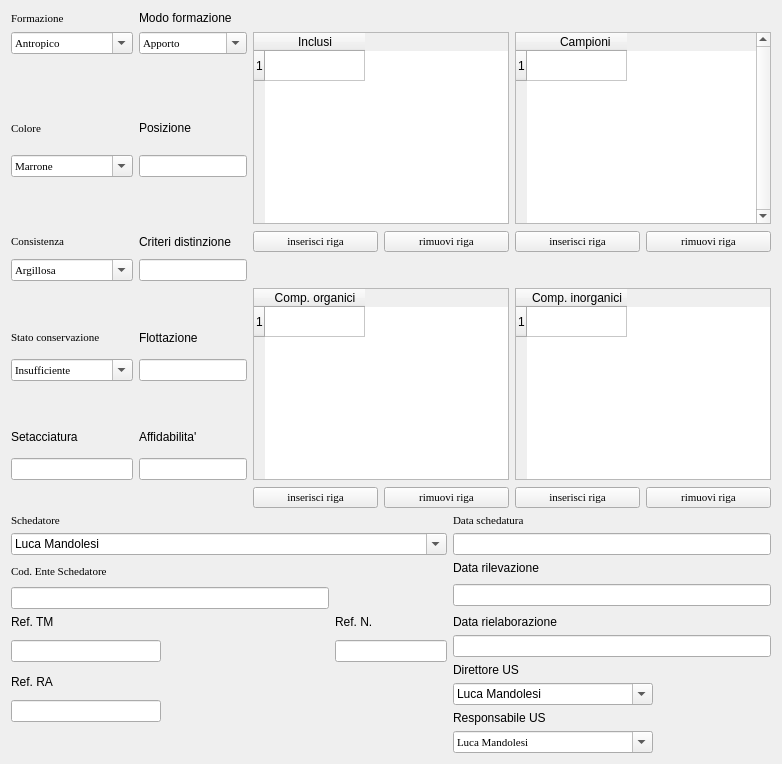
     <widget class="QWidget" name="tab_3">
      <attribute name="title">
       <string>Dati Fisici - Dati Schedatore</string>
      </attribute>
      <layout class="QGridLayout" name="gridLayout_12">
       <item row="0" column="0">
        <layout class="QGridLayout" name="gridLayout_14" columnstretch="0,0,0,0,0,0" columnminimumwidth="0,0,0,0,0,0">
         <property name="sizeConstraint">
          <enum>QLayout::SetDefaultConstraint</enum>
         </property>
         <property name="verticalSpacing">
          <number>7</number>
         </property>
         <item row="7" column="1">
          <widget class="QLineEdit" name="lineEdit_criteri_distinzione">
           <property name="minimumSize">
            <size>
             <width>0</width>
             <height>20</height>
            </size>
           </property>
           <property name="font">
            <font>
             <family>Times New Roman</family>
             <pointsize>8</pointsize>
             <weight>50</weight>
             <italic>false</italic>
             <bold>false</bold>
            </font>
           </property>
          </widget>
         </item>
         <item row="1" column="2" rowspan="5" colspan="2">
          <widget class="QTableWidget" name="tableWidget_inclusi">
           <property name="frameShape">
            <enum>QFrame::StyledPanel</enum>
           </property>
           <property name="frameShadow">
            <enum>QFrame::Sunken</enum>
           </property>
           <property name="verticalScrollBarPolicy">
            <enum>Qt::ScrollBarAsNeeded</enum>
           </property>
           <property name="horizontalScrollBarPolicy">
            <enum>Qt::ScrollBarAsNeeded</enum>
           </property>
           <property name="editTriggers">
            <set>QAbstractItemView::AnyKeyPressed|QAbstractItemView::DoubleClicked|QAbstractItemView::EditKeyPressed</set>
           </property>
           <property name="alternatingRowColors">
            <bool>true</bool>
           </property>
           <property name="selectionMode">
            <enum>QAbstractItemView::SingleSelection</enum>
           </property>
           <property name="selectionBehavior">
            <enum>QAbstractItemView::SelectRows</enum>
           </property>
           <property name="rowCount">
            <number>1</number>
           </property>
           <property name="columnCount">
            <number>1</number>
           </property>
           <row/>
           <column>
            <property name="text">
             <string>Inclusi</string>
            </property>
           </column>
          </widget>
         </item>
         <item row="1" column="4" rowspan="5" colspan="2">
          <widget class="QTableWidget" name="tableWidget_campioni">
           <property name="frameShape">
            <enum>QFrame::StyledPanel</enum>
           </property>
           <property name="frameShadow">
            <enum>QFrame::Sunken</enum>
           </property>
           <property name="verticalScrollBarPolicy">
            <enum>Qt::ScrollBarAlwaysOn</enum>
           </property>
           <property name="horizontalScrollBarPolicy">
            <enum>Qt::ScrollBarAlwaysOff</enum>
           </property>
           <property name="editTriggers">
            <set>QAbstractItemView::AnyKeyPressed|QAbstractItemView::DoubleClicked|QAbstractItemView::EditKeyPressed</set>
           </property>
           <property name="alternatingRowColors">
            <bool>true</bool>
           </property>
           <property name="selectionMode">
            <enum>QAbstractItemView::SingleSelection</enum>
           </property>
           <property name="selectionBehavior">
            <enum>QAbstractItemView::SelectRows</enum>
           </property>
           <property name="rowCount">
            <number>1</number>
           </property>
           <property name="columnCount">
            <number>1</number>
           </property>
           <row/>
           <column>
            <property name="text">
             <string>                     Campioni                </string>
            </property>
           </column>
          </widget>
         </item>
         <item row="3" column="1">
          <widget class="QLabel" name="label_83">
           <property name="text">
            <string>Posizione</string>
           </property>
          </widget>
         </item>
         <item row="0" column="1">
          <widget class="QLabel" name="label_comboBox_modo_formazione">
           <property name="text">
            <string>Modo formazione</string>
           </property>
          </widget>
         </item>
         <item row="1" column="1">
          <widget class="QComboBox" name="comboBox_modo_formazione">
           <property name="minimumSize">
            <size>
             <width>0</width>
             <height>20</height>
            </size>
           </property>
           <property name="font">
            <font>
             <family>Times New Roman</family>
             <pointsize>8</pointsize>
             <weight>50</weight>
             <italic>false</italic>
             <bold>false</bold>
            </font>
           </property>
           <property name="editable">
            <bool>true</bool>
           </property>
           <item>
            <property name="text">
             <string>Apporto</string>
            </property>
           </item>
           <item>
            <property name="text">
             <string>Sottrazione</string>
            </property>
           </item>
           <item>
            <property name="text">
             <string>Accumulo</string>
            </property>
           </item>
           <item>
            <property name="text">
             <string>Frana</string>
            </property>
           </item>
          </widget>
         </item>
         <item row="3" column="0">
          <widget class="QLabel" name="label_21">
           <property name="font">
            <font>
             <family>Times New Roman</family>
             <pointsize>8</pointsize>
             <weight>50</weight>
             <italic>false</italic>
             <bold>false</bold>
            </font>
           </property>
           <property name="text">
            <string>Colore</string>
           </property>
          </widget>
         </item>
         <item row="0" column="0">
          <widget class="QLabel" name="label_20">
           <property name="font">
            <font>
             <family>Times New Roman</family>
             <pointsize>8</pointsize>
             <weight>50</weight>
             <italic>false</italic>
             <bold>false</bold>
            </font>
           </property>
           <property name="text">
            <string>Formazione</string>
           </property>
          </widget>
         </item>
         <item row="6" column="1">
          <widget class="QLabel" name="label_84">
           <property name="text">
            <string>Criteri distinzione</string>
           </property>
          </widget>
         </item>
         <item row="1" column="0">
          <widget class="QComboBox" name="comboBox_formazione">
           <property name="minimumSize">
            <size>
             <width>0</width>
             <height>20</height>
            </size>
           </property>
           <property name="font">
            <font>
             <family>Times New Roman</family>
             <pointsize>8</pointsize>
             <weight>50</weight>
             <italic>false</italic>
             <bold>false</bold>
            </font>
           </property>
           <property name="editable">
            <bool>true</bool>
           </property>
           <item>
            <property name="text">
             <string>Antropico</string>
            </property>
           </item>
           <item>
            <property name="text">
             <string>Naturale</string>
            </property>
           </item>
          </widget>
         </item>
         <item row="4" column="1">
          <widget class="QLineEdit" name="lineEdit_posizione">
           <property name="minimumSize">
            <size>
             <width>0</width>
             <height>20</height>
            </size>
           </property>
           <property name="font">
            <font>
             <family>Times New Roman</family>
             <pointsize>8</pointsize>
             <weight>50</weight>
             <italic>false</italic>
             <bold>false</bold>
            </font>
           </property>
          </widget>
         </item>
         <item row="4" column="0">
          <widget class="QComboBox" name="comboBox_colore">
           <property name="minimumSize">
            <size>
             <width>0</width>
             <height>20</height>
            </size>
           </property>
           <property name="font">
            <font>
             <family>Times New Roman</family>
             <pointsize>8</pointsize>
             <weight>50</weight>
             <italic>false</italic>
             <bold>false</bold>
            </font>
           </property>
           <property name="editable">
            <bool>true</bool>
           </property>
           <item>
            <property name="text">
             <string>Marrone</string>
            </property>
           </item>
           <item>
            <property name="text">
             <string>Marrone chiaro</string>
            </property>
           </item>
           <item>
            <property name="text">
             <string>Marrone scuro</string>
            </property>
           </item>
           <item>
            <property name="text">
             <string>-</string>
            </property>
           </item>
           <item>
            <property name="text">
             <string>Giallo</string>
            </property>
           </item>
           <item>
            <property name="text">
             <string>Giallo scuro</string>
            </property>
           </item>
           <item>
            <property name="text">
             <string>Giallo chiaro</string>
            </property>
           </item>
           <item>
            <property name="text">
             <string>-</string>
            </property>
           </item>
           <item>
            <property name="text">
             <string/>
            </property>
           </item>
           <item>
            <property name="text">
             <string>-</string>
            </property>
           </item>
          </widget>
         </item>
         <item row="7" column="0">
          <widget class="QComboBox" name="comboBox_consistenza">
           <property name="minimumSize">
            <size>
             <width>0</width>
             <height>20</height>
            </size>
           </property>
           <property name="font">
            <font>
             <family>Times New Roman</family>
             <pointsize>8</pointsize>
             <weight>50</weight>
             <italic>false</italic>
             <bold>false</bold>
            </font>
           </property>
           <property name="editable">
            <bool>true</bool>
           </property>
           <item>
            <property name="text">
             <string>Argillosa</string>
            </property>
           </item>
           <item>
            <property name="text">
             <string>Compatta</string>
            </property>
           </item>
           <item>
            <property name="text">
             <string>Friabile</string>
            </property>
           </item>
           <item>
            <property name="text">
             <string>Sabbiosa</string>
            </property>
           </item>
           <item>
            <property name="text">
             <string>-</string>
            </property>
           </item>
           <item>
            <property name="text">
             <string/>
            </property>
           </item>
           <item>
            <property name="text">
             <string>-</string>
            </property>
           </item>
          </widget>
         </item>
         <item row="6" column="0">
          <widget class="QLabel" name="label_26">
           <property name="font">
            <font>
             <family>Times New Roman</family>
             <pointsize>8</pointsize>
             <weight>50</weight>
             <italic>false</italic>
             <bold>false</bold>
            </font>
           </property>
           <property name="text">
            <string>Consistenza</string>
           </property>
          </widget>
         </item>
         <item row="8" column="4" rowspan="6" colspan="2">
          <widget class="QTableWidget" name="tableWidget_inorganici">
           <property name="alternatingRowColors">
            <bool>true</bool>
           </property>
           <property name="rowCount">
            <number>1</number>
           </property>
           <property name="columnCount">
            <number>1</number>
           </property>
           <row/>
           <column>
            <property name="text">
             <string>Comp. inorganici</string>
            </property>
           </column>
          </widget>
         </item>
         <item row="13" column="0">
          <widget class="QLineEdit" name="lineEdit_setacciatura">
           <property name="minimumSize">
            <size>
             <width>122</width>
             <height>20</height>
            </size>
           </property>
          </widget>
         </item>
         <item row="14" column="4">
          <widget class="QPushButton" name="pushButton_insert_row_inorganici">
           <property name="minimumSize">
            <size>
             <width>0</width>
             <height>20</height>
            </size>
           </property>
           <property name="font">
            <font>
             <family>Times New Roman</family>
             <pointsize>8</pointsize>
             <weight>50</weight>
             <italic>false</italic>
             <bold>false</bold>
            </font>
           </property>
           <property name="text">
            <string>inserisci riga</string>
           </property>
          </widget>
         </item>
         <item row="13" column="1">
          <widget class="QLineEdit" name="lineEdit_affidabilita">
           <property name="minimumSize">
            <size>
             <width>0</width>
             <height>20</height>
            </size>
           </property>
          </widget>
         </item>
         <item row="10" column="1">
          <widget class="QLineEdit" name="lineEdit_flottazione">
           <property name="minimumSize">
            <size>
             <width>0</width>
             <height>20</height>
            </size>
           </property>
          </widget>
         </item>
         <item row="12" column="0">
          <widget class="QLabel" name="label_97">
           <property name="text">
            <string>Setacciatura</string>
           </property>
          </widget>
         </item>
         <item row="14" column="2">
          <widget class="QPushButton" name="pushButton_insert_row_organici">
           <property name="minimumSize">
            <size>
             <width>0</width>
             <height>20</height>
            </size>
           </property>
           <property name="font">
            <font>
             <family>Times New Roman</family>
             <pointsize>8</pointsize>
             <weight>50</weight>
             <italic>false</italic>
             <bold>false</bold>
            </font>
           </property>
           <property name="text">
            <string>inserisci riga</string>
           </property>
          </widget>
         </item>
         <item row="14" column="3">
          <widget class="QPushButton" name="pushButton_remove_row_organici">
           <property name="minimumSize">
            <size>
             <width>0</width>
             <height>20</height>
            </size>
           </property>
           <property name="font">
            <font>
             <family>Times New Roman</family>
             <pointsize>8</pointsize>
             <weight>50</weight>
             <italic>false</italic>
             <bold>false</bold>
            </font>
           </property>
           <property name="text">
            <string>rimuovi riga</string>
           </property>
          </widget>
         </item>
         <item row="9" column="0">
          <widget class="QLabel" name="label_23">
           <property name="font">
            <font>
             <family>Times New Roman</family>
             <pointsize>8</pointsize>
             <weight>50</weight>
             <italic>false</italic>
             <bold>false</bold>
            </font>
           </property>
           <property name="text">
            <string>Stato conservazione </string>
           </property>
          </widget>
         </item>
         <item row="10" column="0">
          <widget class="QComboBox" name="comboBox_conservazione">
           <property name="minimumSize">
            <size>
             <width>0</width>
             <height>20</height>
            </size>
           </property>
           <property name="font">
            <font>
             <family>Times New Roman</family>
             <pointsize>8</pointsize>
             <weight>50</weight>
             <italic>false</italic>
             <bold>false</bold>
            </font>
           </property>
           <property name="editable">
            <bool>true</bool>
           </property>
           <item>
            <property name="text">
             <string>Insufficiente</string>
            </property>
           </item>
           <item>
            <property name="text">
             <string>Scarso</string>
            </property>
           </item>
           <item>
            <property name="text">
             <string>Buono</string>
            </property>
           </item>
           <item>
            <property name="text">
             <string>Discreto</string>
            </property>
           </item>
           <item>
            <property name="text">
             <string>Ottimo</string>
            </property>
           </item>
          </widget>
         </item>
         <item row="8" column="2" rowspan="6" colspan="2">
          <widget class="QTableWidget" name="tableWidget_organici">
           <property name="sizePolicy">
            <sizepolicy hsizetype="Expanding" vsizetype="Expanding">
             <horstretch>0</horstretch>
             <verstretch>0</verstretch>
            </sizepolicy>
           </property>
           <property name="minimumSize">
            <size>
             <width>0</width>
             <height>0</height>
            </size>
           </property>
           <property name="sizeIncrement">
            <size>
             <width>0</width>
             <height>0</height>
            </size>
           </property>
           <property name="baseSize">
            <size>
             <width>0</width>
             <height>0</height>
            </size>
           </property>
           <property name="frameShadow">
            <enum>QFrame::Sunken</enum>
           </property>
           <property name="alternatingRowColors">
            <bool>true</bool>
           </property>
           <property name="selectionMode">
            <enum>QAbstractItemView::SingleSelection</enum>
           </property>
           <property name="selectionBehavior">
            <enum>QAbstractItemView::SelectRows</enum>
           </property>
           <property name="rowCount">
            <number>1</number>
           </property>
           <property name="columnCount">
            <number>1</number>
           </property>
           <row/>
           <column>
            <property name="text">
             <string>Comp. organici</string>
            </property>
           </column>
          </widget>
         </item>
         <item row="12" column="1">
          <widget class="QLabel" name="label_98">
           <property name="text">
            <string>Affidabilita'</string>
           </property>
          </widget>
         </item>
         <item row="9" column="1">
          <widget class="QLabel" name="label_96">
           <property name="text">
            <string>Flottazione</string>
           </property>
          </widget>
         </item>
         <item row="14" column="5">
          <widget class="QPushButton" name="pushButton_remove_row_inorganici">
           <property name="minimumSize">
            <size>
             <width>0</width>
             <height>20</height>
            </size>
           </property>
           <property name="font">
            <font>
             <family>Times New Roman</family>
             <pointsize>8</pointsize>
             <weight>50</weight>
             <italic>false</italic>
             <bold>false</bold>
            </font>
           </property>
           <property name="text">
            <string>rimuovi riga</string>
           </property>
          </widget>
         </item>
         <item row="6" column="2">
          <widget class="QPushButton" name="pushButton_insert_row_inclusi">
           <property name="minimumSize">
            <size>
             <width>0</width>
             <height>20</height>
            </size>
           </property>
           <property name="font">
            <font>
             <family>Times New Roman</family>
             <pointsize>8</pointsize>
             <weight>50</weight>
             <italic>false</italic>
             <bold>false</bold>
            </font>
           </property>
           <property name="text">
            <string>inserisci riga</string>
           </property>
          </widget>
         </item>
         <item row="6" column="3">
          <widget class="QPushButton" name="pushButton_remove_row_inclusi">
           <property name="minimumSize">
            <size>
             <width>0</width>
             <height>20</height>
            </size>
           </property>
           <property name="font">
            <font>
             <family>Times New Roman</family>
             <pointsize>8</pointsize>
             <weight>50</weight>
             <italic>false</italic>
             <bold>false</bold>
            </font>
           </property>
           <property name="text">
            <string>rimuovi riga</string>
           </property>
          </widget>
         </item>
         <item row="6" column="4">
          <widget class="QPushButton" name="pushButton_insert_row_campioni">
           <property name="minimumSize">
            <size>
             <width>0</width>
             <height>20</height>
            </size>
           </property>
           <property name="font">
            <font>
             <family>Times New Roman</family>
             <pointsize>8</pointsize>
             <weight>50</weight>
             <italic>false</italic>
             <bold>false</bold>
            </font>
           </property>
           <property name="text">
            <string>inserisci riga</string>
           </property>
          </widget>
         </item>
         <item row="6" column="5">
          <widget class="QPushButton" name="pushButton_remove_row_campioni">
           <property name="font">
            <font>
             <family>Times New Roman</family>
             <pointsize>8</pointsize>
             <weight>50</weight>
             <italic>false</italic>
             <bold>false</bold>
            </font>
           </property>
           <property name="text">
            <string>rimuovi riga</string>
           </property>
          </widget>
         </item>
        </layout>
       </item>
       <item row="1" column="0">
        <layout class="QGridLayout" name="gridLayout_11">
         <item row="0" column="0">
          <widget class="QLabel" name="label_35">
           <property name="font">
            <font>
             <family>Times New Roman</family>
             <pointsize>8</pointsize>
             <weight>50</weight>
             <italic>false</italic>
             <bold>false</bold>
            </font>
           </property>
           <property name="text">
            <string>Schedatore</string>
           </property>
          </widget>
         </item>
         <item row="0" column="2">
          <widget class="QLabel" name="label_25">
           <property name="font">
            <font>
             <family>Times New Roman</family>
             <pointsize>8</pointsize>
             <weight>50</weight>
             <italic>false</italic>
             <bold>false</bold>
            </font>
           </property>
           <property name="text">
            <string>Data schedatura</string>
           </property>
          </widget>
         </item>
         <item row="1" column="0" colspan="2">
          <widget class="QComboBox" name="comboBox_schedatore">
           <property name="minimumSize">
            <size>
             <width>0</width>
             <height>20</height>
            </size>
           </property>
           <property name="editable">
            <bool>true</bool>
           </property>
           <item>
            <property name="text">
             <string>Luca Mandolesi</string>
            </property>
           </item>
          </widget>
         </item>
         <item row="1" column="2">
          <widget class="QLineEdit" name="lineEdit_data_schedatura">
           <property name="minimumSize">
            <size>
             <width>0</width>
             <height>20</height>
            </size>
           </property>
           <property name="text">
            <string/>
           </property>
          </widget>
         </item>
         <item row="2" column="0" rowspan="2">
          <widget class="QLabel" name="label_101">
           <property name="font">
            <font>
             <family>Times New Roman</family>
             <pointsize>8</pointsize>
             <weight>50</weight>
             <italic>false</italic>
             <bold>false</bold>
            </font>
           </property>
           <property name="text">
            <string>Cod. Ente Schedatore</string>
           </property>
          </widget>
         </item>
         <item row="2" column="2">
          <widget class="QLabel" name="label_102">
           <property name="text">
            <string>Data rilevazione</string>
           </property>
          </widget>
         </item>
         <item row="3" column="2" rowspan="2">
          <widget class="QLineEdit" name="lineEdit_data_rilevazione">
           <property name="minimumSize">
            <size>
             <width>0</width>
             <height>20</height>
            </size>
           </property>
          </widget>
         </item>
         <item row="4" column="0">
          <widget class="QLineEdit" name="lineEdit_cod_ente_schedatore">
           <property name="minimumSize">
            <size>
             <width>0</width>
             <height>20</height>
            </size>
           </property>
          </widget>
         </item>
         <item row="5" column="0">
          <widget class="QLabel" name="label_80">
           <property name="text">
            <string>Ref. TM</string>
           </property>
          </widget>
         </item>
         <item row="5" column="1">
          <widget class="QLabel" name="label_82">
           <property name="text">
            <string>Ref. N.</string>
           </property>
          </widget>
         </item>
         <item row="5" column="2">
          <widget class="QLabel" name="label_103">
           <property name="text">
            <string>Data rielaborazione</string>
           </property>
          </widget>
         </item>
         <item row="6" column="0" rowspan="2">
          <widget class="QLineEdit" name="lineEdit_ref_tm">
           <property name="minimumSize">
            <size>
             <width>150</width>
             <height>20</height>
            </size>
           </property>
           <property name="maximumSize">
            <size>
             <width>150</width>
             <height>16777215</height>
            </size>
           </property>
          </widget>
         </item>
         <item row="6" column="1" rowspan="2">
          <widget class="QLineEdit" name="lineEdit_ref_n">
           <property name="minimumSize">
            <size>
             <width>112</width>
             <height>20</height>
            </size>
           </property>
           <property name="maximumSize">
            <size>
             <width>55</width>
             <height>16777215</height>
            </size>
           </property>
          </widget>
         </item>
         <item row="6" column="2">
          <widget class="QLineEdit" name="lineEdit_data_rielaborazione">
           <property name="minimumSize">
            <size>
             <width>0</width>
             <height>20</height>
            </size>
           </property>
          </widget>
         </item>
         <item row="7" column="2" rowspan="2">
          <widget class="QLabel" name="label_99">
           <property name="text">
            <string>Direttore US</string>
           </property>
          </widget>
         </item>
         <item row="8" column="0" rowspan="2">
          <widget class="QLabel" name="label_81">
           <property name="text">
            <string>Ref. RA</string>
           </property>
          </widget>
         </item>
         <item row="9" column="2" rowspan="2">
          <widget class="QComboBox" name="comboBox_direttore_us">
           <property name="minimumSize">
            <size>
             <width>35</width>
             <height>20</height>
            </size>
           </property>
           <property name="maximumSize">
            <size>
             <width>200</width>
             <height>100</height>
            </size>
           </property>
           <property name="editable">
            <bool>true</bool>
           </property>
           <item>
            <property name="text">
             <string>Luca Mandolesi</string>
            </property>
           </item>
          </widget>
         </item>
         <item row="10" column="0" rowspan="2">
          <widget class="QLineEdit" name="lineEdit_ref_ra">
           <property name="minimumSize">
            <size>
             <width>150</width>
             <height>20</height>
            </size>
           </property>
           <property name="maximumSize">
            <size>
             <width>150</width>
             <height>16777215</height>
            </size>
           </property>
          </widget>
         </item>
         <item row="11" column="2">
          <widget class="QLabel" name="label_100">
           <property name="text">
            <string>Responsabile US</string>
           </property>
          </widget>
         </item>
         <item row="12" column="2">
          <widget class="QComboBox" name="comboBox_responsabile_us">
           <property name="minimumSize">
            <size>
             <width>0</width>
             <height>20</height>
            </size>
           </property>
           <property name="maximumSize">
            <size>
             <width>200</width>
             <height>16777215</height>
            </size>
           </property>
           <property name="font">
            <font>
             <family>Times New Roman</family>
             <pointsize>8</pointsize>
             <weight>50</weight>
             <italic>false</italic>
             <bold>false</bold>
            </font>
           </property>
           <property name="editable">
            <bool>true</bool>
           </property>
           <item>
            <property name="text">
             <string>Luca Mandolesi</string>
            </property>
           </item>
          </widget>
         </item>
        </layout>
       </item>
      </layout>
     </widget>
